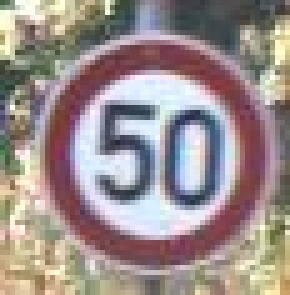
#> input picture gtsrb_images/50.jpg, 58 x 59 px (shown 5 times larger)
$ jupyter execute --allow-errors 3b-fc-binarized-gtsrb.ipynb
#> lines starting #> are read from the running program, lines starting #| are printed output that depends on the picture
# A Fully-Connected Binarized Network on GTSRB

[cell 1]
from PIL import Image
import matplotlib.pyplot as plt
import numpy as np
from IPython.display import display

# define a small utility function to first display, then prepare the
# images for classification
def prepare_gtsrb(img):
    # make sure the image is the size expected by the network
    img = img.resize((32, 32))
    display(img)
    # convert to numpy array
    img = np.asarray(img)
    # we need the data layout to be (channels, rows, columns)
    # but it comes in (rows, columns, channels) format, so we
    # need to transpose the axes:
    img = img.transpose((2, 0, 1))
    # finally, our network is trained with BGR instead of RGB images,
    # so we need to invert the order of channels in the channel axis:
    img = img[::-1, :, :]
    img = img.flatten()
    return img

# load test images and prepare them
img_50 = prepare_gtsrb(Image.open("gtsrb_images/50.jpg"))
#> in prepare_gtsrb, `img = img.resize((32, 32))`:
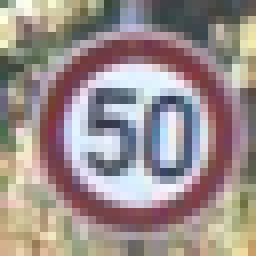
#> img: PIL image 32x32 RGB (shown 8 times larger); mean R, G, B 155.5, 142.8, 141
#> in prepare_gtsrb, `img = img.flatten()`: img = 3072 values, max 255 at index 301, min 46 at index 422, mean 146.4
#> img_50 has the same summary as img in prepare_gtsrb
img_stop = prepare_gtsrb(Image.open("gtsrb_images/stop.jpg"))
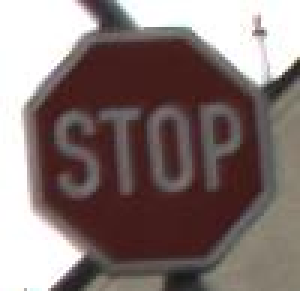
#> input picture gtsrb_images/stop.jpg, 100 x 97 px (shown 3 times larger)
#> in prepare_gtsrb (call 2), `img = img.resize((32, 32))`:
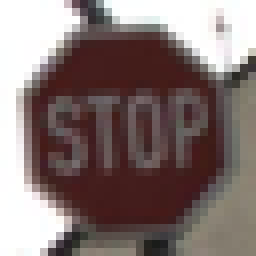
#> img: PIL image 32x32 RGB (shown 8 times larger); mean R, G, B 132.2, 116.6, 114.5
#> in prepare_gtsrb (call 2), `img = img.flatten()`: img = 3072 values, max 255 at index 0, min 22 at index 633, mean 121.1
#> img_stop has the same summary as img in prepare_gtsrb
img_left = prepare_gtsrb(Image.open("gtsrb_images/left.jpg"))
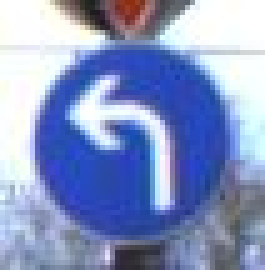
#> input picture gtsrb_images/left.jpg, 53 x 54 px (shown 5 times larger)
#> in prepare_gtsrb (call 3), `img = img.resize((32, 32))`:
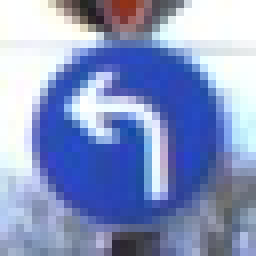
#> img: PIL image 32x32 RGB (shown 8 times larger); mean R, G, B 135.8, 150.7, 194.9
#> in prepare_gtsrb (call 3), `img = img.flatten()`: img = 3072 values, max 255 at index 1, min 19 at index 2576, mean 160.5
#> img_left has the same summary as img in prepare_gtsrb
img_right = prepare_gtsrb(Image.open("gtsrb_images/right.jpg"))
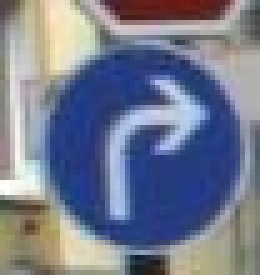
#> input picture gtsrb_images/right.jpg, 52 x 55 px (shown 5 times larger)
#> in prepare_gtsrb (call 4), `img = img.resize((32, 32))`:
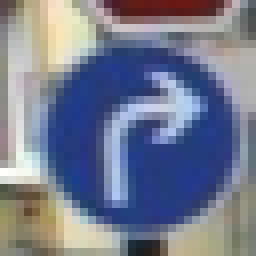
#> img: PIL image 32x32 RGB (shown 8 times larger); mean R, G, B 116.6, 122.8, 142.8
#> in prepare_gtsrb (call 4), `img = img.flatten()`: img = 3072 values, max 255 at index 1696, min 20 at index 21, mean 127.4
#> img_right has the same summary as img in prepare_gtsrb

# print the shape of one of the images to make sure it's correct
print(img_50.shape)
#| (3072,)
